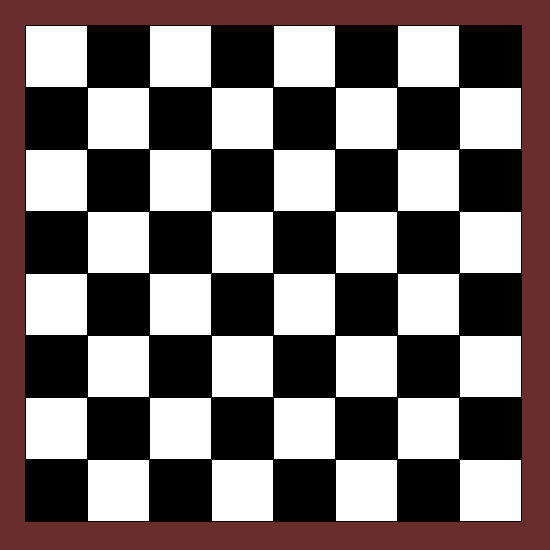
Frame 1 (no input)
Frame 60 (the mouse pressed at the canvas centre just before this capture): identical to frame 1, image omitted
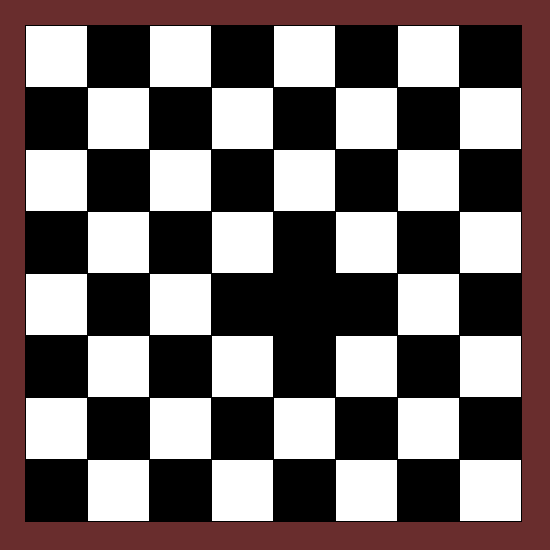
Frame 120 (the mouse held since frame 60 and released just before this capture)

The Processing sketch that drew these frames (run headless with seeded random() and noise(); from frame 60 on, the mouse is pressed at the canvas centre):

// Processing sketch: chess_board
// ── chess_board.pde
int totalWidth = 500;
int totalHeight = 500;
int boxColor1 = 255;
int boxColor2 = 0;
int r = 105;
int g = 45;
int b = 45;
int[] coordinateX1 = new int[64];
int[] coordinateX2 = new int[64];
int[] coordinateY1 = new int[64];
int[] coordinateY2 = new int[64];
int[] boxColor = new int[64];
int squareNumber = 0;
int cornerPercentage = 10;
int totalSquare = 8; //AxA

void settings() {
    size(totalWidth + totalWidth / cornerPercentage, totalHeight + totalHeight /
        cornerPercentage);
}

void setup() {
    for(int column = 0; column < totalSquare; column++) {
        for(int row = 0; row < totalSquare; row++) {
            if((row + column) % 2 == 0) {
                boxColor[squareNumber] = boxColor1;
            } else {
                boxColor[squareNumber] = boxColor2;
            }
            square(((totalWidth / totalSquare) * row) + totalWidth / (cornerPercentage * 2),
                ((totalHeight / totalSquare) * column) + totalHeight / (cornerPercentage * 2),
                ((totalWidth + totalHeight) / 2) / totalSquare);
            coordinateX1[squareNumber] = ((totalWidth / totalSquare) * row) + totalWidth /
                (cornerPercentage * 2);
            coordinateY1[squareNumber] = ((totalHeight / totalSquare) * column) + totalHeight /
                (cornerPercentage * 2);
            coordinateX2[squareNumber] = (((totalWidth / totalSquare) * row) + totalWidth /
                (cornerPercentage * 2)) + (((totalWidth + totalHeight) / 2) / totalSquare);
            coordinateY2[squareNumber] = (((totalHeight / totalSquare) * column) + totalHeight /
                (cornerPercentage * 2)) + (((totalWidth + totalHeight) / 2) / totalSquare);
            squareNumber++;
        }
    }
}

void draw() {
    background(r, g, b);

    for(int column = 0; column < totalSquare; column++) {
        for(int row = 0; row < totalSquare; row++) {
            if((row + column) % 2 == 0) {
                fill(boxColor1);
            } else {
                fill(boxColor2);
            }
            square(((totalWidth / totalSquare) * row) + totalWidth / (cornerPercentage * 2),
                ((totalHeight / totalSquare) * column) + totalHeight / (cornerPercentage * 2),
                ((totalWidth + totalHeight) / 2) / totalSquare);
        }
    }

    for(int squareNumber = 0; squareNumber < 64; squareNumber++) {
        if(mouseX > coordinateX1[squareNumber] && mouseX < coordinateX2[squareNumber] &&
            mouseY > coordinateY1[squareNumber] && mouseY < coordinateY2[squareNumber]) {
            if(boxColor[squareNumber] == boxColor1) {
                fill(boxColor2);
            } else {
                fill(boxColor1);
            }
            square(coordinateX1[squareNumber], coordinateY1[squareNumber], ((totalWidth +
                totalHeight) / 2) / totalSquare);
        } else {
            fill(boxColor[squareNumber]);
            square(coordinateX1[squareNumber], coordinateY1[squareNumber], ((totalWidth +
                totalHeight) / 2) / totalSquare);
        }
    }
}
